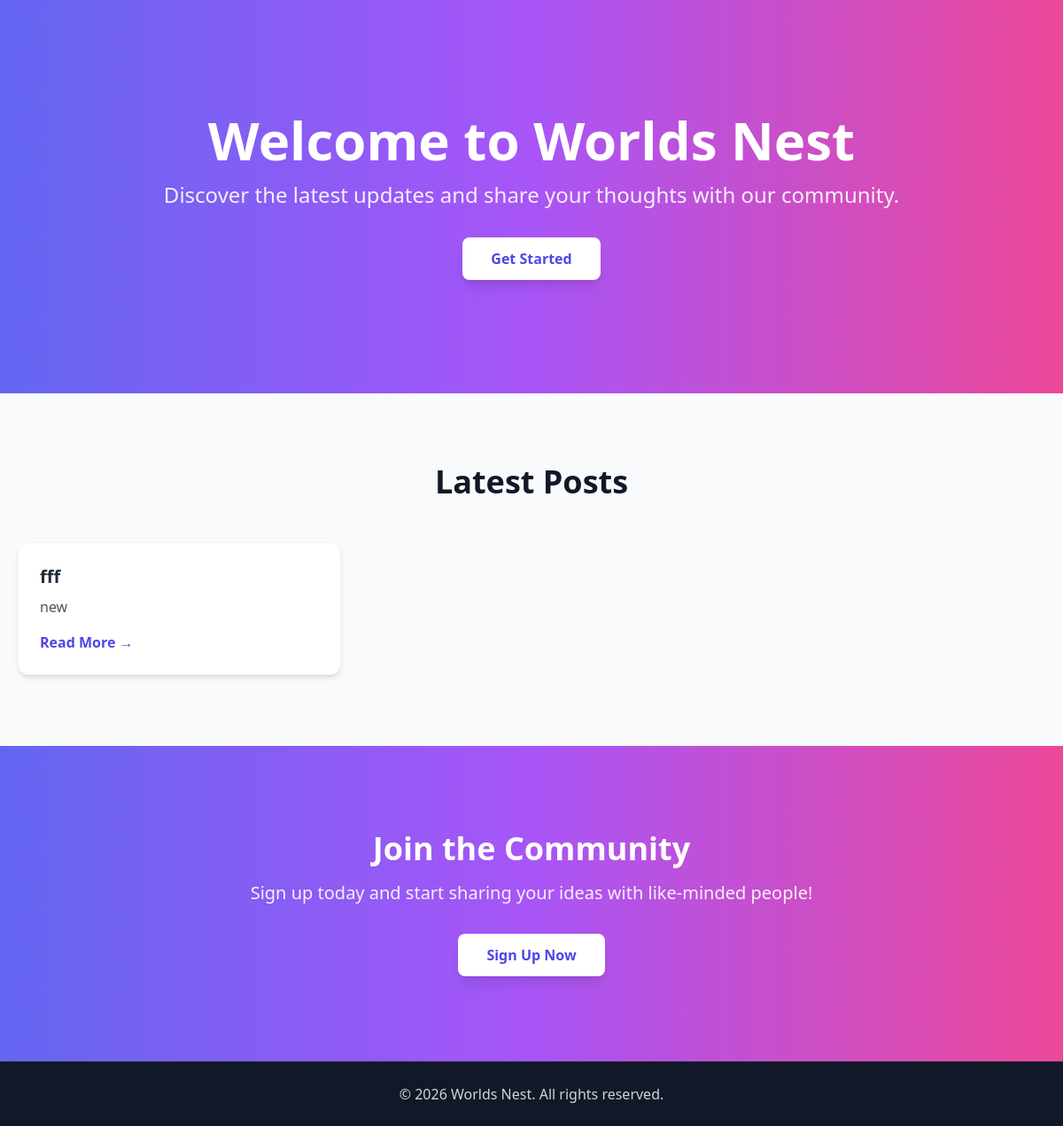
Before: / with the older database file.
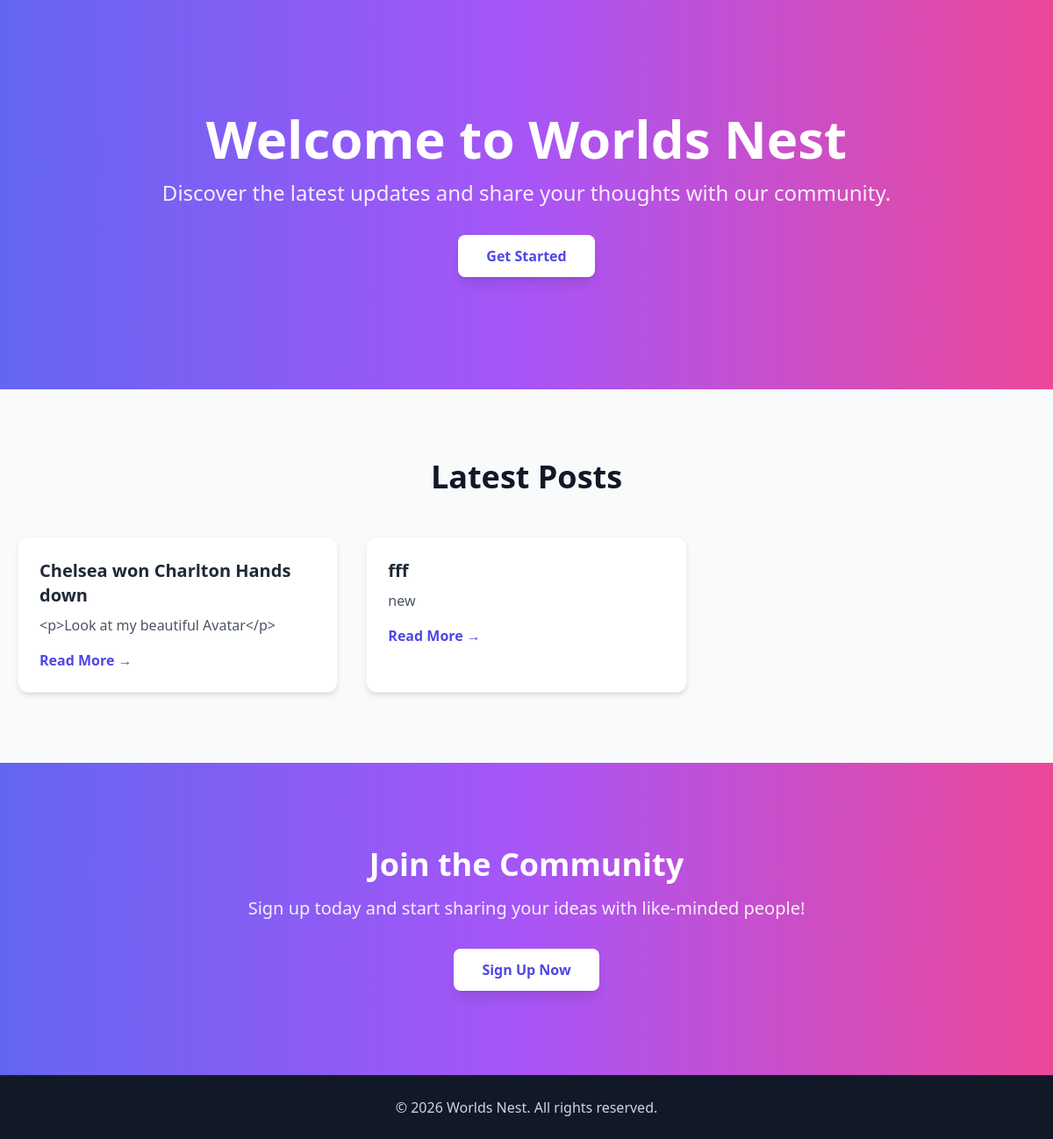
After: the same page with the newer database file.
### blogapp/models.py (models this page shows, shortened)
class Post(models.Model):
    title = models.CharField(max_length=255)
    content = models.TextField()
    image = models.ImageField(upload_to='posts/', blank=True, null=True)
    author = models.ForeignKey(User, on_delete=models.CASCADE)
    created_at = models.DateTimeField(auto_now_add=True)
    views = models.PositiveIntegerField(default=0)
    likes = models.ManyToManyField(User, related_name="liked_posts", blank=True)

### blogapp/views.py (the view)
# urls.py: path('', views.post_list, name='post_list'),
def post_list(request):
    posts = Post.objects.select_related("author").order_by("-created_at")
    return render(request, "blog/post_list.html", {
        "posts": posts
    })

### blogapp/templates/blog/post_list.html (shortened to what this page needs)
{% load static %}
{% load cloudinary %}
<!DOCTYPE html>
<html lang="en">
<head>
    <script src="https://cdn.tailwindcss.com"></script>
</head>
<body class="bg-gray-50 text-gray-800 font-sans antialiased">
    <section class="bg-gradient-to-r from-indigo-500 via-purple-500 to-pink-500 text-white text-center py-32 px-5 animate-fade-in">
        <h1 class="text-5xl md:text-6xl font-bold mb-4">Welcome to Worlds Nest</h1>
        <p class="text-xl md:text-2xl mb-8 opacity-90">Discover the latest updates and share your thoughts with our community.</p>
        <a href="{% url 'signup' %}">
            <button class="bg-white text-indigo-600 font-semibold py-3 px-8 rounded-lg shadow-lg hover:bg-indigo-50 transition duration-300 transform hover:scale-105">
                Get Started
            </button>
        </a>
    </section>
    <section class="max-w-7xl mx-auto py-20 px-5 animate-fade-in">
        <h2 class="text-4xl font-bold text-center text-gray-900 mb-12">Latest Posts</h2>
        <div class="grid grid-cols-1 md:grid-cols-2 lg:grid-cols-3 gap-8">
            {% for x in posts %}
            <div class="bg-white p-6 rounded-xl shadow-md hover:shadow-xl hover:-translate-y-2 transition duration-300 ease-in-out border border-gray-100">
                <h3 class="text-xl font-bold text-gray-800 mb-2">{{ x.title }}</h3>
                <p class="text-gray-600 mb-4">{{ x.content|truncatewords:20 }}</p>
                <a href="{% url 'post_detail' x.id %}" class="text-indigo-600 font-semibold hover:underline decoration-2 underline-offset-4">
                    Read More &rarr;
                </a>
            </div>
            {% empty %}
            <div class="col-span-full text-center text-gray-500 text-lg">
                <p>No posts found yet.</p>
            </div>
            {% endfor %}
        </div>
    </section>
    <section class="bg-gradient-to-r from-indigo-500 via-purple-500 to-pink-500 text-white text-center py-24 px-5">
        <h2 class="text-4xl font-bold mb-4">Join the Community</h2>
        <p class="text-xl mb-8 opacity-90">Sign up today and start sharing your ideas with like-minded people!</p>
        <a href="{% url 'signup' %}">
            <button class="bg-white text-indigo-600 font-semibold py-3 px-8 rounded-lg shadow-lg hover:bg-indigo-50 transition duration-300 transform hover:scale-105">
                Sign Up Now
            </button>
        </a>
    </section>
    <footer class="bg-gray-900 text-gray-300 text-center py-6 border-t border-gray-800">
        <p>&copy; {% now "Y" %} Worlds Nest. All rights reserved.</p>
    </footer>
</body>
</html>

Changed rows visible on the page:
added Post: title "Chelsea won Charlton Hands down", content "<p>Look at my beautiful Avatar</p>"
